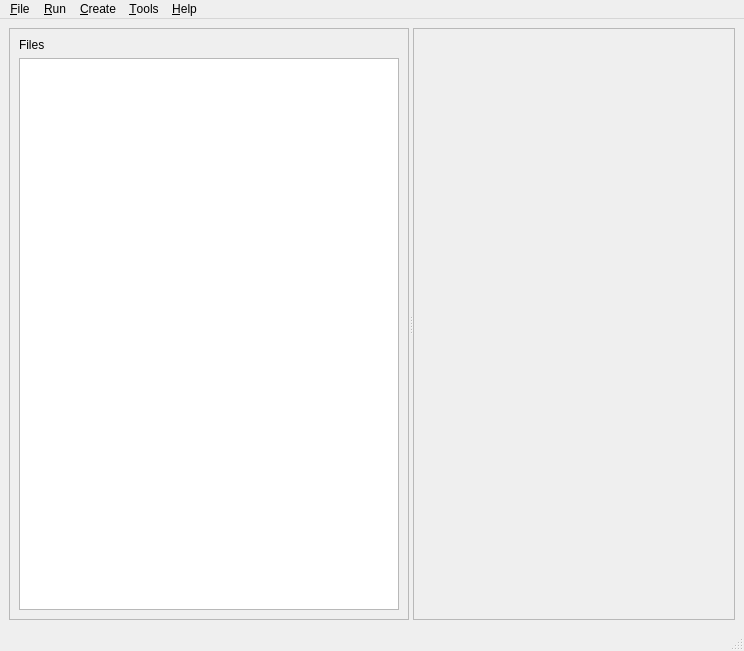
<?xml version="1.0" encoding="UTF-8"?>
<ui version="4.0">
 <class>MainWindow</class>
 <widget class="QMainWindow" name="MainWindow">
  <property name="geometry">
   <rect>
    <x>0</x>
    <y>0</y>
    <width>744</width>
    <height>651</height>
   </rect>
  </property>
  <property name="sizePolicy">
   <sizepolicy hsizetype="Expanding" vsizetype="Expanding">
    <horstretch>0</horstretch>
    <verstretch>0</verstretch>
   </sizepolicy>
  </property>
  <property name="windowTitle">
   <string>TRPG Creator</string>
  </property>
  <widget class="QWidget" name="centralwidget">
   <layout class="QGridLayout" name="gridLayout">
    <item row="0" column="0">
     <widget class="QSplitter" name="splitter">
      <property name="orientation">
       <enum>Qt::Horizontal</enum>
      </property>
      <property name="opaqueResize">
       <bool>true</bool>
      </property>
      <widget class="QFrame" name="filesFrame">
       <property name="sizePolicy">
        <sizepolicy hsizetype="Preferred" vsizetype="Expanding">
         <horstretch>0</horstretch>
         <verstretch>0</verstretch>
        </sizepolicy>
       </property>
       <property name="minimumSize">
        <size>
         <width>100</width>
         <height>0</height>
        </size>
       </property>
       <property name="maximumSize">
        <size>
         <width>400</width>
         <height>16777215</height>
        </size>
       </property>
       <property name="baseSize">
        <size>
         <width>200</width>
         <height>0</height>
        </size>
       </property>
       <property name="frameShape">
        <enum>QFrame::StyledPanel</enum>
       </property>
       <property name="frameShadow">
        <enum>QFrame::Raised</enum>
       </property>
       <layout class="QVBoxLayout" name="verticalLayout">
        <item>
         <widget class="QLabel" name="filesLabel">
          <property name="text">
           <string>Files</string>
          </property>
         </widget>
        </item>
        <item>
         <widget class="QTreeView" name="filesTreeView">
          <property name="sizePolicy">
           <sizepolicy hsizetype="Expanding" vsizetype="Expanding">
            <horstretch>0</horstretch>
            <verstretch>0</verstretch>
           </sizepolicy>
          </property>
          <property name="minimumSize">
           <size>
            <width>0</width>
            <height>0</height>
           </size>
          </property>
          <property name="sizeIncrement">
           <size>
            <width>0</width>
            <height>0</height>
           </size>
          </property>
          <property name="baseSize">
           <size>
            <width>0</width>
            <height>0</height>
           </size>
          </property>
          <property name="contextMenuPolicy">
           <enum>Qt::CustomContextMenu</enum>
          </property>
          <property name="sizeAdjustPolicy">
           <enum>QAbstractScrollArea::AdjustToContents</enum>
          </property>
          <attribute name="headerCascadingSectionResizes">
           <bool>false</bool>
          </attribute>
         </widget>
        </item>
       </layout>
      </widget>
      <widget class="QScrollArea" name="scrollArea">
       <property name="widgetResizable">
        <bool>true</bool>
       </property>
       <widget class="QWidget" name="scrollAreaWidgetContents_2">
        <property name="geometry">
         <rect>
          <x>0</x>
          <y>0</y>
          <width>318</width>
          <height>584</height>
         </rect>
        </property>
       </widget>
      </widget>
     </widget>
    </item>
   </layout>
  </widget>
  <widget class="QMenuBar" name="menubar">
   <property name="geometry">
    <rect>
     <x>0</x>
     <y>0</y>
     <width>744</width>
     <height>25</height>
    </rect>
   </property>
   <property name="defaultUp">
    <bool>false</bool>
   </property>
   <widget class="QMenu" name="menuFile">
    <property name="title">
     <string>&amp;File</string>
    </property>
    <widget class="QMenu" name="menuExport">
     <property name="title">
      <string>&amp;Export</string>
     </property>
     <addaction name="actionToWeb"/>
     <addaction name="actionToFile"/>
    </widget>
    <addaction name="actionNew"/>
    <addaction name="actionOpen"/>
    <addaction name="separator"/>
    <addaction name="menuExport"/>
    <addaction name="separator"/>
    <addaction name="actionQuit"/>
   </widget>
   <widget class="QMenu" name="menuCreate">
    <property name="title">
     <string>&amp;Create</string>
    </property>
    <addaction name="actionScenario"/>
    <addaction name="actionItem"/>
    <addaction name="actionFunction"/>
   </widget>
   <widget class="QMenu" name="menuTools">
    <property name="title">
     <string>&amp;Tools</string>
    </property>
    <addaction name="actionSettings"/>
   </widget>
   <widget class="QMenu" name="menuHelp">
    <property name="title">
     <string>&amp;Help</string>
    </property>
    <addaction name="actionDocumentation"/>
    <addaction name="actionAbout"/>
   </widget>
   <widget class="QMenu" name="menuRun">
    <property name="title">
     <string>&amp;Run</string>
    </property>
    <addaction name="actionStandard"/>
    <addaction name="actionDebug"/>
   </widget>
   <addaction name="menuFile"/>
   <addaction name="menuRun"/>
   <addaction name="menuCreate"/>
   <addaction name="menuTools"/>
   <addaction name="menuHelp"/>
  </widget>
  <widget class="QStatusBar" name="statusbar"/>
  <action name="actionNew">
   <property name="text">
    <string>&amp;New</string>
   </property>
   <property name="shortcut">
    <string>Ctrl+N</string>
   </property>
  </action>
  <action name="actionOpen">
   <property name="text">
    <string>&amp;Open</string>
   </property>
   <property name="shortcut">
    <string>Ctrl+O</string>
   </property>
  </action>
  <action name="actionQuit">
   <property name="text">
    <string>&amp;Quit</string>
   </property>
   <property name="shortcut">
    <string>Ctrl+Q</string>
   </property>
  </action>
  <action name="actionScenario">
   <property name="text">
    <string>&amp;Scenario</string>
   </property>
  </action>
  <action name="actionItem">
   <property name="text">
    <string>&amp;Item</string>
   </property>
  </action>
  <action name="actionFunction">
   <property name="text">
    <string>&amp;Function</string>
   </property>
  </action>
  <action name="actionToWeb">
   <property name="text">
    <string>To &amp;Web...</string>
   </property>
   <property name="shortcut">
    <string>Ctrl+E, W</string>
   </property>
  </action>
  <action name="actionToFile">
   <property name="text">
    <string>To &amp;File...</string>
   </property>
   <property name="shortcut">
    <string>Ctrl+E, F</string>
   </property>
  </action>
  <action name="actionSettings">
   <property name="text">
    <string>&amp;Settings</string>
   </property>
   <property name="shortcut">
    <string>Ctrl+F7</string>
   </property>
  </action>
  <action name="actionAbout">
   <property name="text">
    <string>&amp;About</string>
   </property>
   <property name="shortcut">
    <string>F2</string>
   </property>
  </action>
  <action name="actionDocumentation">
   <property name="text">
    <string>&amp;Documentation</string>
   </property>
   <property name="shortcut">
    <string>F1</string>
   </property>
  </action>
  <action name="actionUndo">
   <property name="text">
    <string>&amp;Undo</string>
   </property>
   <property name="shortcut">
    <string>Ctrl+Z</string>
   </property>
  </action>
  <action name="actionStandard">
   <property name="text">
    <string>&amp;Standard</string>
   </property>
   <property name="shortcut">
    <string>Ctrl+R</string>
   </property>
  </action>
  <action name="actionDebug">
   <property name="text">
    <string>&amp;Debug</string>
   </property>
   <property name="shortcut">
    <string>Ctrl+Shift+R</string>
   </property>
  </action>
 </widget>
 <resources/>
 <connections/>
</ui>
